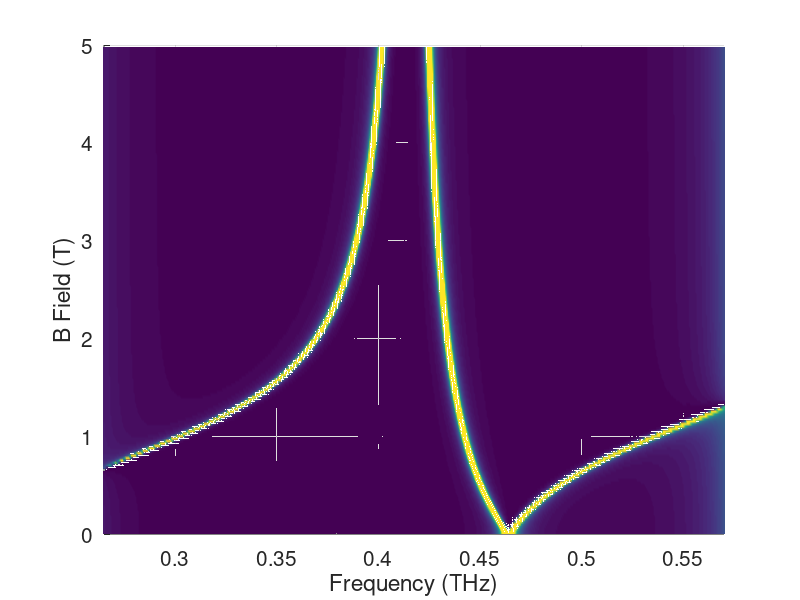

Write MATLAB code to recreate this figure. (Note: this script raises an error after producing the figure.)
clc
close all
load('data.mat')
 
 
% Physical constants
c=2.9979246e8; % Speed of light, SI unit
electron=1.60217662e-19; % Electron charge, SI unit
mc=0.067*9.1094e-31; % Conduction band effective mass of GaAs, SI unit
epsilon0=8.8541878e-12; % Vaccum permittivity, SI unit
mu0=4e-7*pi; % Vacuum permeability, SI unit
 

% cavity layer thicknesses
dair=193e-6; dsilicon=50e-6;dsapphire=101.1e-6; % define species
d3=dair; d5=dair;d7=dair;d9=dair;d2=dsilicon;d4=dsilicon;d8=dsilicon;d10=dsilicon;d6=dsapphire; % define thickness layer by layer

epsilonair=1+0.0001*i;epsilonsi=3.42^2+0.0*i; % permittivity of air layer and silicon layer, loss is added to air to simulate cavity loss

% layer impedances, defined layer by layer
Zair=sqrt(mu0/epsilon0/epsilonair); Zsi=sqrt(mu0/epsilon0/epsilonsi);
Z1=Zair;Z3=Zair;Z5=Zair;Z7=Zair;Z9=Zair;Z11=Zair;
Z2=Zsi;Z4=Zsi;Z6=Zsi;Z8=Zsi;Z10=Zsi;


%%%% Properties of 2D electron gas %%%%%
d=2.31e-6;%thickness of quantum well active region
density=3.4e15*10; % 10 layers of 2DEG with surface density of 3.4e11/cm^2 each
mobility=9e2; % unit: cm^2/(V*s)
sigma0=density*electron*mobility;% DC conductivity
tao=mc*mobility/electron;% cyclotron resonance lifetime

% transfer matrix method calculation
for m=1:200;
    B=25e-3*(m-1); % setting B field range and interval in simulation
    n=1; 
for f=linspace(2.6e11,5.8e11,500); % frequency range and interval
    
omega=2*pi*f; % angular frequency


 % wavevectors, defined layer by layer
k0=omega/c*sqrt(epsilonair);
ksi=omega/c*sqrt(epsilonsi);
k2=ksi;k4=ksi;k6=ksi;k8=ksi;k10=ksi;
k1=k0;k3=k0;k5=k0;k7=k0;k9=k0;k11=k0;

omegac=electron*B/mc; % cyclotron resonance frequency


% CR-active polarization mode
sigmasurface_active=sigma0./(1-i*tao*(omega-omegac)); 
epsilon_active=i*sigmasurface_active/epsilon0./omega/d+3.6^2; %bulk dielectric permittivity
Zs_active=sqrt(mu0/epsilon0./epsilon_active); % "s" means sample region
ks_active=omega/c*sqrt(epsilon_active); % wavevector in the sample region

% CR-inactive polarization mode
sigmasurface_inactive=sigma0./(1-i*tao*(omega+omegac)); 
epsilon_inactive=i*sigmasurface_inactive/epsilon0./omega/d+3.6^2; %bulk dielectric permittivity
Zs_inactive=sqrt(mu0/epsilon0./epsilon_inactive);
ks_inactive=omega/c*sqrt(epsilon_inactive);

% transfer matrices across each interface, and propagation matrices
M21=0.5*[1+Z2./Z1 1-Z2./Z1; 1-Z2./Z1 1+Z2./Z1];
P2=[exp(i*k2*d2) 0;0 exp(-i*k2*d2)];
M32=0.5*[1+Z3./Z2 1-Z3./Z2; 1-Z3./Z2 1+Z3./Z2];
P3=[exp(i*k3*d3) 0;0 exp(-i*k3*d3)];
M43=0.5*[1+Z4./Z3 1-Z4./Z3; 1-Z4./Z3 1+Z4./Z3];
P4=[exp(i*k4*d4) 0;0 exp(-i*k4*d4)];
M54=0.5*[1+Z5./Z4 1-Z5./Z4; 1-Z5./Z4 1+Z5./Z4];
P5=[exp(i*k5*d5) 0;0 exp(-i*k5*d5)];

% CR-active polarization mode, across the sample layer
Ms5_active=0.5*[1+Zs_active./Z5 1-Zs_active./Z5; 1-Zs_active./Z5 1+Zs_active./Z5]; 
Ps_active=[exp(i*ks_active*d) 0;0 exp(-i*ks_active*d)];
M6s_active=0.5*[1+Z6./Zs_active 1-Z6./Zs_active; 1-Z6./Zs_active 1+Z6./Zs_active];
% CR-inactive polarization mode, across the sample layer
Ms5_inactive=0.5*[1+Zs_inactive./Z5 1-Zs_inactive./Z5; 1-Zs_inactive./Z5 1+Zs_inactive./Z5]; 
Ps_inactive=[exp(i*ks_inactive*d) 0;0 exp(-i*ks_inactive*d)];
M6s_inactive=0.5*[1+Z6./Zs_inactive 1-Z6./Zs_inactive; 1-Z6./Zs_inactive 1+Z6./Zs_inactive];


P6=[exp(i*k6*d6) 0;0 exp(-i*k6*d6)];
M76=0.5*[1+Z7./Z6 1-Z7./Z6; 1-Z7./Z6 1+Z7./Z6];
P7=[exp(i*k7*d7) 0;0 exp(-i*k7*d7)];
M87=0.5*[1+Z8./Z7 1-Z8./Z7; 1-Z8./Z7 1+Z8./Z7];
P8=[exp(i*k8*d8) 0;0 exp(-i*k8*d8)];
M98=0.5*[1+Z9./Z8 1-Z9./Z8; 1-Z9./Z8 1+Z9./Z8];
P9=[exp(i*k9*d9) 0;0 exp(-i*k9*d9)];
M109=0.5*[1+Z10./Z9 1-Z10./Z9; 1-Z10./Z9 1+Z10./Z9];
P10=[exp(i*k10*d10) 0;0 exp(-i*k10*d10)];
M1110=0.5*[1+Z11./Z10 1-Z11./Z10; 1-Z11./Z10 1+Z11./Z10];

Q_active=M1110*P10*M109*P9*M98*P8*M87*P7*M76*P6*M6s_active*Ps_active*Ms5_active*P5*M54*P4*M43*P3*M32*P2*M21; % total matrix, for CR-active mode
Q_inactive=M1110*P10*M109*P9*M98*P8*M87*P7*M76*P6*M6s_inactive*Ps_inactive*Ms5_inactive*P5*M54*P4*M43*P3*M32*P2*M21; % total matrix, for CR-inactive mode

t_active(m,n)=Q_active(1,1)-Q_active(1,2)*Q_active(2,1)/Q_active(2,2); % complex-valued transmission coefficient for CR-active mode
t_inactive(m,n)=Q_inactive(1,1)-Q_inactive(1,2)*Q_inactive(2,1)/Q_inactive(2,2); % complex-valued transmission coefficient for CR-inactive mode


n=n+1;

end

m=m+1;

end

f=linspace(0.26,0.58,500);m=1:200;B=25e-3*(m-1);

Tactive=abs(t_active).^2/4; % Transmittance for CR-active mode
Tinactive=abs(t_inactive).^2/4; % Transmittance for CR-inactive mode
T=abs((t_active+t_inactive)).^2/4; % Transmittance, total
 
figure(3) %% considering interference effect between CRA and CRI mode
surf(f,B,T,'EdgeColor', 'None', 'facecolor', 'interp')
ylim([0,5]);
xlim([0.265,0.57])
xlabel('Frequency (THz)','Fontsize',15)
ylabel('B Field (T)','Fontsize',15)
%set(gcf, 'position', [0 0 2000 1000]);
set(gca,'fontsize',15')
caxis([0 0.02])
view(0,90)
hold on
 

plot3(targetc,H_field_test,1000*ones(size(targetc)),'Marker','o','Markersize',5,'Markerfacecolor','k')

 


%%%%%%%% Below is a near-exact replica of the above, only that 2DEG electron
%%%%%%%% density was adjusted to fit the predicted data


% Physical constants
c=2.9979246e8; % Speed of light, SI unit
electron=1.60217662e-19; % Electron charge, SI unit
mc=0.067*9.1094e-31; % Conduction band effective mass of GaAs, SI unit
epsilon0=8.8541878e-12; % Vaccum permittivity, SI unit
mu0=4e-7*pi; % Vacuum permeability, SI unit
 

% cavity layer thicknesses
dair=193e-6; dsilicon=50e-6;dsapphire=101.1e-6; % define species
d3=dair; d5=dair;d7=dair;d9=dair;d2=dsilicon;d4=dsilicon;d8=dsilicon;d10=dsilicon;d6=dsapphire; % define thickness layer by layer

epsilonair=1+0.0001*i;epsilonsi=3.42^2+0.0*i; % permittivity of air layer and silicon layer, loss is added to air to simulate cavity loss

% layer impedances, defined layer by layer
Zair=sqrt(mu0/epsilon0/epsilonair); Zsi=sqrt(mu0/epsilon0/epsilonsi);
Z1=Zair;Z3=Zair;Z5=Zair;Z7=Zair;Z9=Zair;Z11=Zair;
Z2=Zsi;Z4=Zsi;Z6=Zsi;Z8=Zsi;Z10=Zsi;


%%%% Properties of 2D electron gas %%%%%
d=2.31e-6;%thickness of quantum well active region
density=3.2e15*10; % Note the change from above, adjustment is made to fit the predicted data
mobility=9e2; % unit: cm^2/(V*s)
sigma0=density*electron*mobility;% DC conductivity
tao=mc*mobility/electron;% cyclotron resonance lifetime

% transfer matrix method calculation
for m=1:200;
    B=25e-3*(m-1); % setting B field range and interval in simulation
    n=1; 
for f=linspace(2.6e11,5.8e11,500); % frequency range and interval
    

omega=2*pi*f; % angular frequency


 % wavevectors, defined layer by layer
k0=omega/c*sqrt(epsilonair);
ksi=omega/c*sqrt(epsilonsi);
k2=ksi;k4=ksi;k6=ksi;k8=ksi;k10=ksi;
k1=k0;k3=k0;k5=k0;k7=k0;k9=k0;k11=k0;

omegac=electron*B/mc; % cyclotron resonance frequency


% CR-active polarization mode
sigmasurface_active=sigma0./(1-i*tao*(omega-omegac)); 
epsilon_active=i*sigmasurface_active/epsilon0./omega/d+3.6^2; %bulk dielectric permittivity
Zs_active=sqrt(mu0/epsilon0./epsilon_active); % "s" means sample region
ks_active=omega/c*sqrt(epsilon_active); % wavevector in the sample region

% CR-inactive polarization mode
sigmasurface_inactive=sigma0./(1-i*tao*(omega+omegac)); 
epsilon_inactive=i*sigmasurface_inactive/epsilon0./omega/d+3.6^2; %bulk dielectric permittivity
Zs_inactive=sqrt(mu0/epsilon0./epsilon_inactive);
ks_inactive=omega/c*sqrt(epsilon_inactive);

% transfer matrices across each interface, and propagation matrices
M21=0.5*[1+Z2./Z1 1-Z2./Z1; 1-Z2./Z1 1+Z2./Z1];
P2=[exp(i*k2*d2) 0;0 exp(-i*k2*d2)];
M32=0.5*[1+Z3./Z2 1-Z3./Z2; 1-Z3./Z2 1+Z3./Z2];
P3=[exp(i*k3*d3) 0;0 exp(-i*k3*d3)];
M43=0.5*[1+Z4./Z3 1-Z4./Z3; 1-Z4./Z3 1+Z4./Z3];
P4=[exp(i*k4*d4) 0;0 exp(-i*k4*d4)];
M54=0.5*[1+Z5./Z4 1-Z5./Z4; 1-Z5./Z4 1+Z5./Z4];
P5=[exp(i*k5*d5) 0;0 exp(-i*k5*d5)];

% CR-active polarization mode, across the sample layer
Ms5_active=0.5*[1+Zs_active./Z5 1-Zs_active./Z5; 1-Zs_active./Z5 1+Zs_active./Z5]; 
Ps_active=[exp(i*ks_active*d) 0;0 exp(-i*ks_active*d)];
M6s_active=0.5*[1+Z6./Zs_active 1-Z6./Zs_active; 1-Z6./Zs_active 1+Z6./Zs_active];
% CR-inactive polarization mode, across the sample layer
Ms5_inactive=0.5*[1+Zs_inactive./Z5 1-Zs_inactive./Z5; 1-Zs_inactive./Z5 1+Zs_inactive./Z5]; 
Ps_inactive=[exp(i*ks_inactive*d) 0;0 exp(-i*ks_inactive*d)];
M6s_inactive=0.5*[1+Z6./Zs_inactive 1-Z6./Zs_inactive; 1-Z6./Zs_inactive 1+Z6./Zs_inactive];


P6=[exp(i*k6*d6) 0;0 exp(-i*k6*d6)];
M76=0.5*[1+Z7./Z6 1-Z7./Z6; 1-Z7./Z6 1+Z7./Z6];
P7=[exp(i*k7*d7) 0;0 exp(-i*k7*d7)];
M87=0.5*[1+Z8./Z7 1-Z8./Z7; 1-Z8./Z7 1+Z8./Z7];
P8=[exp(i*k8*d8) 0;0 exp(-i*k8*d8)];
M98=0.5*[1+Z9./Z8 1-Z9./Z8; 1-Z9./Z8 1+Z9./Z8];
P9=[exp(i*k9*d9) 0;0 exp(-i*k9*d9)];
M109=0.5*[1+Z10./Z9 1-Z10./Z9; 1-Z10./Z9 1+Z10./Z9];
P10=[exp(i*k10*d10) 0;0 exp(-i*k10*d10)];
M1110=0.5*[1+Z11./Z10 1-Z11./Z10; 1-Z11./Z10 1+Z11./Z10];

Q_active=M1110*P10*M109*P9*M98*P8*M87*P7*M76*P6*M6s_active*Ps_active*Ms5_active*P5*M54*P4*M43*P3*M32*P2*M21; % total matrix, for CR-active mode
Q_inactive=M1110*P10*M109*P9*M98*P8*M87*P7*M76*P6*M6s_inactive*Ps_inactive*Ms5_inactive*P5*M54*P4*M43*P3*M32*P2*M21; % total matrix, for CR-inactive mode

t_active(m,n)=Q_active(1,1)-Q_active(1,2)*Q_active(2,1)/Q_active(2,2); % complex-valued transmission coefficient for CR-active mode
t_inactive(m,n)=Q_inactive(1,1)-Q_inactive(1,2)*Q_inactive(2,1)/Q_inactive(2,2); % complex-valued transmission coefficient for CR-inactive mode


n=n+1;

end

m=m+1;

end

f=linspace(0.26,0.58,500);m=1:200;B=25e-3*(m-1);

Tactive=abs(t_active).^2/4; % Transmittance for CR-active mode
Tinactive=abs(t_inactive).^2/4; % Transmittance for CR-inactive mode
T=abs((t_active+t_inactive)).^2/4; % Transmittance, total
 
figure(4) %% considering interference effect between CRA and CRI mode
surf(f,B,T,'EdgeColor', 'None', 'facecolor', 'interp')
ylim([0,5]);
xlim([0.265,0.57])
xlabel('Frequency (THz)','Fontsize',15)
ylabel('B Field (T)','Fontsize',15)
%set(gcf, 'position', [0 0 2000 1000]);
set(gca,'fontsize',15')
caxis([0 0.02])
view(0,90)
 hold on
 
plot3(predictc,H_field_test,1000*ones(size(predictc)),'Marker','o','Markersize',5,'Markerfacecolor','k')

 